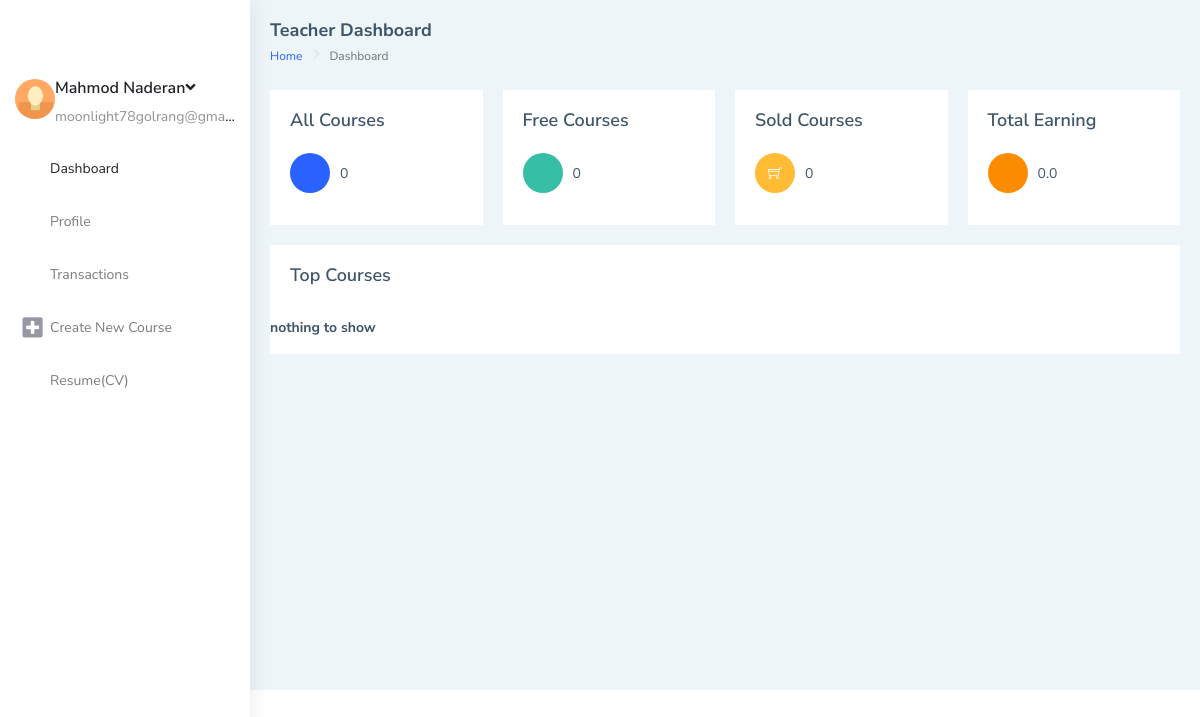
Before: /accounts/teacherdashboard/main (signed in) with the older database file.
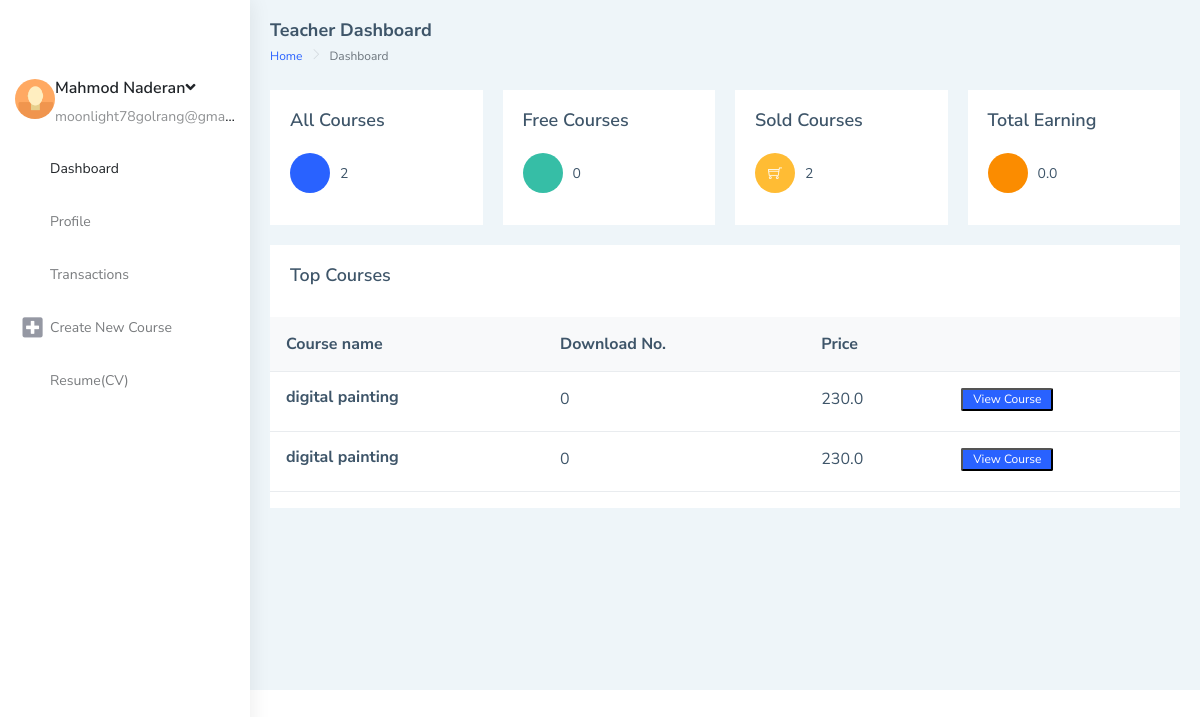
After: the same page with the newer database file.
### mainSite/models.py (models this page shows, shortened)
class Teacher (models.Model):
    phone = models.CharField(max_length=200, unique=True)
    date_created = models.DateTimeField(auto_now_add=True, null=True)
    user = models.OneToOneField(
        User, null=True, on_delete=models.CASCADE, related_name='teacher')
    profile_pic = models.ImageField(
        upload_to='teacher/profile/picture', null=True, blank=True)
    course = models.ManyToManyField(Course, related_name='teacher')
    fildOfStudy = models.CharField(max_length=60, null=True)
    university = models.CharField(max_length=60, null=True)
    educations = (
        ('b', 'Bachelor'),
        ('bs', 'Bachelor Student'),
        ('m', 'Master'),
        ('ms', 'Master Student'),
        ('p', 'PHD'),
        ('ps', 'PHD Student'),
    )
    lastEducation = models.CharField(
        max_length=2, choices=educations, default='bs')
    documents = models.FileField(
        upload_to='teacher/documents/', null=True, blank=True)
    companiName1= models.CharField(max_length=50, null=True)
    jobSituation1= models.CharField(max_length=50, null=True)
    companiName2= models.CharField(max_length=50, null=True)
    jobSituation2= models.CharField(max_length=50, null=True)
    courseTitle1= models.CharField(max_length=50, null=True)
    courseTime1= models.CharField(max_length=50, null=True)
    courseTitle2= models.CharField(max_length=50, null=True)
    courseTime2= models.CharField(max_length=50, null=True)
    exteraInfo =models.CharField(max_length=200 , null=True)
    accepted =models.BooleanField(default=False)
    wallet=models.FloatField(default=0)

class Course(models.Model):
    name = models.CharField(max_length=100, null=True)
    title = models.CharField(max_length=1000)
    price = models.FloatField(default=0)
    category = models.ManyToManyField(Category, related_name='category')
    subTittel = models.CharField(max_length=200, null=True)
    date_created = models.DateTimeField(auto_now_add=True, null=True)
    datepublished = models.DateTimeField(null=True)
    stutuses = (
        ('d', 'Draft'),
        ('p', 'Published'),
    )
    stutus = models.CharField(max_length=1, choices=stutuses, default='d')
    course_pic = models.ImageField(upload_to='courses/coverPictures/' ,null=True, blank=True)
    duration = models.DurationField(max_length=100, null=True)
    fileZip = models.FileField(
        upload_to='courses/zipFile/', null=True, blank=True)
    dlNumber = models.IntegerField(default=0)
    video = models.FileField(
        upload_to='courses/video/%y', null=True, blank=True)
    class Meta:
        ordering = ["-dlNumber"]

### mainSite/decorators.py (the view)
        def wrapper_func(requset, *args , **kwargs):
            group = None
            if requset.user.groups.exists():
                group = requset.user.groups.all()[0].name
            if group == None:
                return HttpResponse("you are not authorized to view this page")
            if group in allowed_roles:
                 return view_func(requset, *args , **kwargs)
            else:
                return HttpResponse("you are not authorized to view this page")

### mainSite/views.py (called while the page is built)
@login_required
@allowed_users("teacher")
def teacherDashboard(request):
    teacher =request.user.teacher
    allCours = teacher.course.all()
    freeCours = allCours.filter(price=0)
    coursePurchased = allCours.filter(price__gt=0)
    context = {
        "teacher": teacher,
        "allCours": allCours,
        "freeCours": freeCours,
        "freeCoursSize": len(freeCours),
        "coursePurchased": coursePurchased,
        "coursePurchasedSize": coursePurchased.count(),
    }
    return render(request, 'teacherdashboard.html' , context)

### templates/teacherdashboard.html (shortened to what this page needs)
{% load static %}
{% load widget_tweaks %}
<html lang="en">
<head>
    <link href="{% static '/assetss/libs/chartist/dist/chartist.min.css' %}" rel="stylesheet">
    <link href="{% static '/distt/css/style.min.css' %}" rel="stylesheet">
</head>
<body>
    <div id="main-wrapper" data-layout="vertical" data-navbarbg="skin5" data-sidebartype="full"
    data-sidebar-position="absolute" data-header-position="absolute" data-boxed-layout="full">
    <aside class="left-sidebar" data-sidebarbg="skin6">
        <div class="scroll-sidebar">
            <nav class="sidebar-nav">
                <ul id="sidebarnav">
                        <div class="user-profile d-flex no-block dropdown m-t-20">
                            {% if teacher.profile_pic %}
                          <div class="user-pic"><img src="{{ teacher.profile_pic.url }}" alt="users"
                              class="rounded-circle" width="40" /></div>
                          {% else %}
                          <div class="user-pic"><img src="{% static '/image/1.jpg' %}" alt="users"
                              class="rounded-circle" width="40" /></div>
                          {% endif %}
                            <div class="user-content hide-menu m-l-10">
                                <a href="#" class="" id="Userdd" role="button"
                                    data-bs-toggle="dropdown" aria-haspopup="true" aria-expanded="false">
                                    <h5 class="m-b-0 user-name font-medium">{{teacher.user.get_full_name}}<i
                                            class="fa fa-angle-down"></i></h5>
                                    <span class="op-5 user-email">{{teacher.user.email}}</span>
                                </a>
                            </div>
                        </div>
                    <li class="sidebar-item"> <a class="sidebar-link waves-effect waves-dark sidebar-link"
                            href="{% url 'teacherdashboard-main' %}" aria-expanded="false">
                            <i class="mdi mdi-view-dashboard"></i><span
                                class="hide-menu">Dashboard</span></a></li>
                    <li class="sidebar-item"> <a class="sidebar-link waves-effect waves-dark sidebar-link"
                            href="{% url 'teacherdashboard-profile' %}" aria-expanded="false">
                            <i class="mdi mdi-account-network"></i><span class="hide-menu">Profile</span></a></li>
                    <li class="sidebar-item"> <a class="sidebar-link waves-effect waves-dark sidebar-link"
                            href="{% url 'teacherdashboard-transaction' %}" aria-expanded="false">
                            <i class="mdi mdi-border-all"></i><span
                                class="hide-menu">Transactions</span></a></li>
                                <li class="sidebar-item"> <a class="sidebar-link waves-effect waves-dark sidebar-link"
                                    href="{% url 'teacherdashboard-create-course' %}" aria-expanded="false"><i class="fa fa-plus-square"></i><span
                                        class="hide-menu">Create New Course</span></a></li>
                    <li class="sidebar-item"> <a class="sidebar-link waves-effect waves-dark sidebar-link"
                            href="{% url 'teacherdashboard-resume' %}" aria-expanded="false"><i class="mdi mdi-book-multiple"></i><span
                                class="hide-menu">Resume(CV)</span></a></li>
                </ul>
            </nav>
        </div>
    </aside>
    <div class="page-wrapper">
        <div class="page-breadcrumb">
            <div class="row align-items-center">
                <div class="col-5">
                    <h4 class="page-title">Teacher Dashboard</h4>
                    <div class="d-flex align-items-center">
                        <nav aria-label="breadcrumb">
                            <ol class="breadcrumb">
                                <li class="breadcrumb-item"><a href="{% url 'main' %}">Home</a></li>
                                <li class="breadcrumb-item active" aria-current="page">Dashboard</li>
                            </ol>
                        </nav>
                    </div>
                </div>
            </div>
        </div>
        <div class="container-fluid">
            <div class="row">
                <div class="col-md-3">
                    <div class="card">
                        <div class="card-body">
                            <h4 class="card-title">All Courses</h4>
                            <div class="feed-widget">
                                <ul class="list-style-none feed-body m-0 p-b-20">
                                    <li class="feed-item">
                                        <div class="feed-icon bg-info">
                                            <i class="mdi mdi-note-multiple"></i>
                                        </div>
                                        {{ allCours.count}}
                                    </li>
                                </ul>
                            </div>
                        </div>
                    </div>
                </div>
                <div class="col-md-3">
                    <div class="card">
                        <div class="card-body">
                            <h4 class="card-title">Free Courses</h4>
                            <div class="feed-widget">
                                <ul class="list-style-none feed-body m-0 p-b-20">
                                    <li class="feed-item">
                                        <div class="feed-icon bg-success"><i class="mdi mdi-sale"></i></div>
                                        {{ freeCoursSize}}
                                    </li>
                                </ul>
                            </div>
                        </div>
                    </div>
                </div>
                <div class="col-md-3">
                    <div class="card">
                        <div class="card-body">
                            <h4 class="card-title">Sold Courses</h4>
                            <div class="feed-widget">
                                <ul class="list-style-none feed-body m-0 p-b-20">
                                    <li class="feed-item">
                                        <div class="feed-icon bg-warning"><i class="ti-shopping-cart"></i></div>
                                        {{coursePurchasedSize}}
                                    </li>
                                </ul>
                            </div>
                        </div>
                    </div>
                </div>
                <div class="col-md-3">
                    <div class="card">
                        <div class="card-body">
                            <h4 class="card-title">Total Earning</h4>
                            <div class="feed-widget">
                                <ul class="list-style-none feed-body m-0 p-b-20">
                                    <li class="feed-item">
                                        <div class="feed-icon btn-orange"><i class="mdi mdi-square-inc-cash"></i></div>
                                        {{teacher.wallet}}
                                    </li>
                                </ul>
                            </div>
                        </div>
                    </div>
                </div>
            </div>
            <div class="row">
                <div class="col-12">
                    <div class="card">
                        <div class="card-body">
                            <div class="d-md-flex">
                                <div>
                                    <h4 class="card-title">Top Courses</h4>
                                </div>
                            </div>
                        </div>
                        <div class="table-responsive">
                            <table class="table v-middle">
                                {% if allCours.count > 0 %}
                                <thead>
                                    <tr class="bg-light">
                                        <th class="border-top-0">Course name</th>
                                        <th class="border-top-0">Download No.</th>
                                        <th class="border-top-0">Price</th>
                                        <th class="border-top-0"></th>
                                    </tr>
                                </thead>
                                <tbody>
                                    {% for course in allCours %}
                                    <tr>
                                        <td>
                                            <div class="d-flex align-items-center">
                                                <div class="">
                                                    <h4 class="m-b-0 font-16">{{ course.name }}</h4>
                                                </div>
                                            </div>
                                        </td>
                                        <td>{{course.dlNumber}}</td>
                                        <td>{{ course.price }}</td>
                                        <td>
                                            <button class="label label-info"><a href="{% url 'course' course.id %}" style="color: white;text-decoration: none;">View Course</a></button>
                                        </td>
                                    </tr>
                                    {% endfor %}
                                    {% else %}
                                    <div class ="row"> <strong>           nothing to show    </strong></div>
                                    {% endif %}
                                </tbody>
                            </table>
                        </div>
                    </div>
                </div>
            </div>
        </div>
    </div>
</div>
</body>
</html>

Changed rows visible on the page:
added Course: name "digital painting", dlNumber "0", price "230.0"
added Course: name "digital painting", dlNumber "0", price "230.0"
Other visible differences:
{{ allCours.count }}: "0" → "2"
{{ coursePurchasedSize }}: "0" → "2"
text no longer shown: "nothing to show"
text now shown: "Course name Download No. Price"
